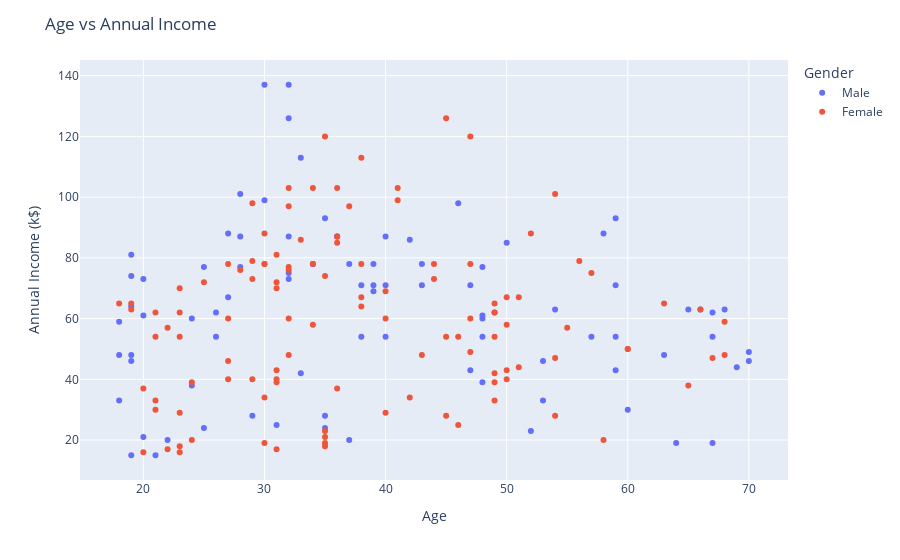

The notebook cell saved with this chart:
### Markdown cell above
Age vs Annual Income

### Code cell
fig = px.scatter(data, x='Age', y='Annual Income (k$)', color='Gender', hover_data=['CustomerID'])
fig.update_layout(title='Age vs Annual Income')
fig.show()

### Figure 1 — Plotly figure (JSON) as saved in the notebook; plotly's stock layout.template omitted (floating-point values rounded to 4 significant figures)
{"data": [{"customdata": [[1], [2], [9], [11], [15], [16], [18], [19], [21], [22], [24], [26], [28], [31], [33], [34], [42], [43], [52], [54], [56], [58], [60], [61], [62], [65], [66], [69], [71], [75], [76], [78], [81], [82], [83], [86], [92], [93], [96], [99], [100], [103], [104], [105], [108], [109], [110], [111], [114], [121], [124], [127], [128], [129], [130], [131], [132], [135], [138], [139], [142], [145], [146], [147], [150], [151], [152], [157], [159], [163], [165], [167], [170], [171], [172], [173], [174], [177], [178], [179], [180], [183], [186], [188], [193], [198], [199], [200]], "hovertemplate": "Gender=Male<br>Age=%{x}<br>Annual Income (k$)=%{y}<br>CustomerID=%{customdata[0]}<extra></extra>", "legendgroup": "Male", "marker": {"color": "#636efa", "symbol": "circle"}, "mode": "markers", "name": "Male", "orientation": "v", "showlegend": true, "type": "scatter", "x": [19, 21, 64, 67, 37, 22, 20, 52, 35, 25, 31, 29, 35, 60, 53, 18, 24, 48, 33, 59, 47, 69, 53, 70, 19, 63, 18, 19, 70, 59, 26, 40, 57, 38, 67, 48, 18, 48, 24, 48, 20, 67, 26, 49, 54, 68, 66, 65, 19, 27, 39, 43, 40, 59, 38, 47, 39, 20, 32, 19, 32, 25, 28, 48, 34, 43, 39, 37, 34, 19, 50, 42, 32, 40, 28, 36, 36, 58, 27, 59, 35, 46, 30, 28, 33, 32, 32, 30], "xaxis": "x", "y": [15, 15, 19, 19, 20, 20, 21, 23, 24, 24, 25, 28, 28, 30, 33, 33, 38, 39, 42, 43, 43, 44, 46, 46, 46, 48, 48, 48, 49, 54, 54, 54, 54, 54, 54, 54, 59, 60, 60, 61, 61, 62, 62, 62, 63, 63, 63, 63, 64, 67, 69, 71, 71, 71, 71, 71, 71, 73, 73, 74, 75, 77, 77, 77, 78, 78, 78, 78, 78, 81, 85, 86, 87, 87, 87, 87, 87, 88, 88, 93, 93, 98, 99, 101, 113, 126, 137, 137], "yaxis": "y"}, {"customdata": [[3], [4], [5], [6], [7], [8], [10], [12], [13], [14], [17], [20], [23], [25], [27], [29], [30], [32], [35], [36], [37], [38], [39], [40], [41], [44], [45], [46], [47], [48], [49], [50], [51], [53], [55], [57], [59], [63], [64], [67], [68], [70], [72], [73], [74], [77], [79], [80], [84], [85], [87], [88], [89], [90], [91], [94], [95], [97], [98], [101], [102], [106], [107], [112], [113], [115], [116], [117], [118], [119], [120], [122], [123], [125], [126], [133], [134], [136], [137], [140], [141], [143], [144], [148], [149], [153], [154], [155], [156], [158], [160], [161], [162], [164], [166], [168], [169], [175], [176], [181], [182], [184], [185], [187], [189], [190], [191], [192], [194], [195], [196], [197]], "hovertemplate": "Gender=Female<br>Age=%{x}<br>Annual Income (k$)=%{y}<br>CustomerID=%{customdata[0]}<extra></extra>", "legendgroup": "Female", "marker": {"color": "#EF553B", "symbol": "circle"}, "mode": "markers", "name": "Female", "orientation": "v", "showlegend": true, "type": "scatter", "x": [20, 23, 31, 22, 35, 23, 30, 35, 58, 24, 35, 35, 46, 54, 45, 40, 23, 21, 49, 21, 42, 30, 36, 20, 65, 31, 49, 24, 50, 27, 29, 31, 49, 31, 50, 51, 27, 67, 54, 43, 68, 32, 47, 60, 60, 45, 23, 49, 46, 21, 55, 22, 34, 50, 68, 40, 32, 47, 27, 23, 49, 21, 66, 19, 38, 18, 19, 63, 49, 51, 50, 38, 40, 23, 31, 25, 31, 29, 44, 35, 57, 28, 32, 32, 34, 44, 38, 47, 27, 30, 30, 56, 29, 31, 36, 33, 36, 52, 30, 37, 32, 29, 41, 54, 41, 36, 34, 32, 38, 47, 35, 45], "xaxis": "x", "y": [16, 16, 17, 17, 18, 18, 19, 19, 20, 20, 21, 23, 25, 28, 28, 29, 29, 30, 33, 33, 34, 34, 37, 37, 38, 39, 39, 39, 40, 40, 40, 40, 42, 43, 43, 44, 46, 47, 47, 48, 48, 48, 49, 50, 50, 54, 54, 54, 54, 54, 57, 57, 58, 58, 59, 60, 60, 60, 60, 62, 62, 62, 63, 63, 64, 65, 65, 65, 65, 67, 67, 67, 69, 70, 70, 72, 72, 73, 73, 74, 75, 76, 76, 77, 78, 78, 78, 78, 78, 78, 78, 79, 79, 81, 85, 86, 87, 88, 88, 97, 97, 98, 99, 101, 103, 103, 103, 103, 113, 120, 120, 126], "yaxis": "y"}], "layout": {"legend": {"title": {"text": "Gender"}, "tracegroupgap": 0}, "margin": {"t": 60}, "title": {"text": "Age vs Annual Income"}, "xaxis": {"anchor": "y", "domain": [0, 1], "title": {"text": "Age"}}, "yaxis": {"anchor": "x", "domain": [0, 1], "title": {"text": "Annual Income (k$)"}}}}
